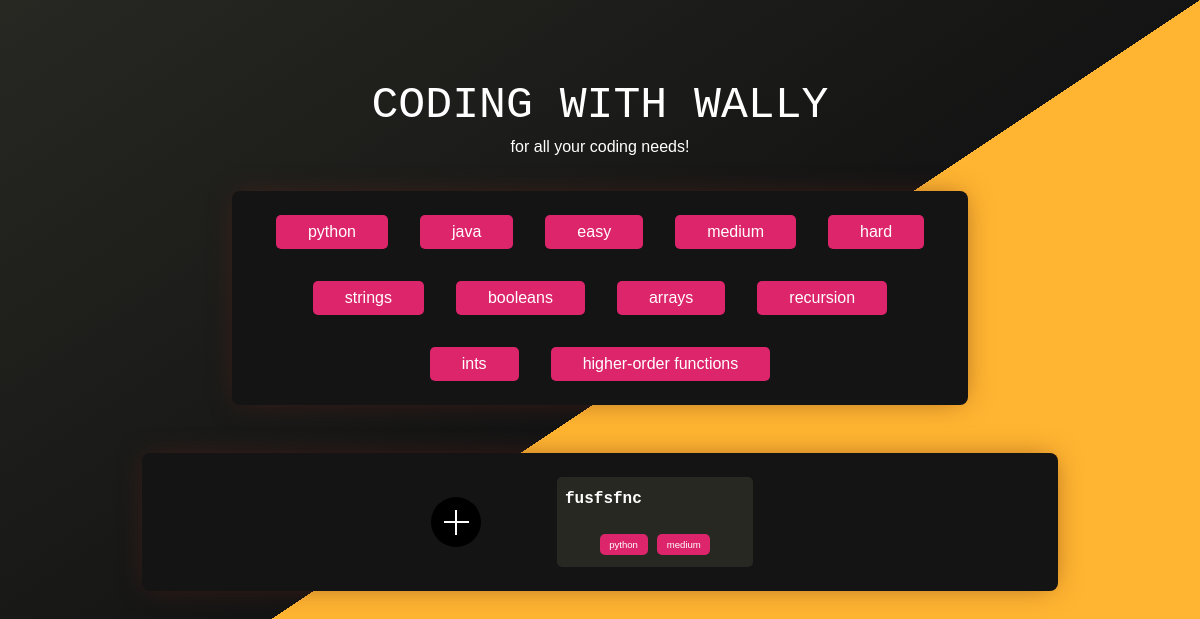
Before: / with the older database file.
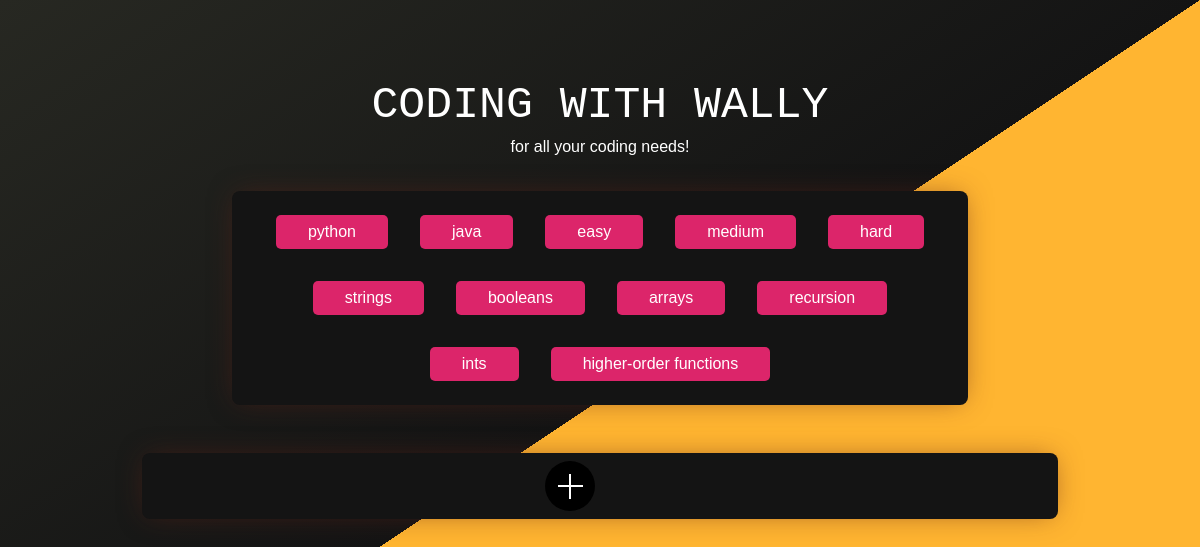
After: the same page with the newer database file.
### model.py (models this page shows, shortened)
class Problem(db.Model):
    __table_args__ = {'extend_existing': True}
    func_name = db.Column("func_name", db.String(50), primary_key = True)
    func_call = db.Column(db.String(70), nullable = False)
    author = db.Column(db.String(40), nullable = False)
    desc = db.Column(db.String, nullable = False)
    testInputs = db.Column(db.String, nullable = False)
    testInputAnswers = db.Column(db.String, nullable = False)
    tags = db.Column(db.String, nullable = False)
    function = db.Column(db.String, nullable = False)

### routes.py (the view)
@wally.route('/', methods=["POST", "GET"])
def index():
    global addProbInputs
    global addProbOutputs
    addProbInputs = []
    addProbOutputs = []
    global problem
    global contents
    global probDict
    initDict()
    problem = ""
    contents = ""
    return render_template('index.html', problems = probDict)

### routes.py (called while the page is built)
def initDict(): #adds all problems currently in database to the dictionary probDict
    global probDict
    probs = Problem.query.all()
    for prob in probs:
        if prob.func_name not in probDict:
            addToDict(prob)

### templates/index.html (shortened to what this page needs)
<!DOCTYPE html>
<html lang="en">
<head>
    <link rel="stylesheet" href="{{url_for('static', filename = 'css/index.css') }}">
    <link rel="stylesheet" href="{{url_for('static', filename = 'css/misc.css') }}">
</head>
<body class="noselect">
    <div class="triangle">
        <h1 class="animate fadeInDown one">CODING WITH WALLY</h1>
        <p class="animate fadeInDown one" style="width: 80%; margin: auto;">for all your coding needs!</p>
        <div id="tags" class="animate fadeInDown one">
            {% set htmltags = ['python', 'java', 'easy', 'medium', 'hard', 'strings', 'booleans', 'arrays', 'recursion', 'ints',
            'higher-order functions'] %}
            {% for tag in htmltags %}
            <div class="tag hvr-grow" style="background-color: rgb(220, 37, 106);">{{tag}}</div>
            {% endfor %}
        </div>
        <div id="flex" class="animate fadeInDown one">
            <div class="plus" id = "plus">
            </div>
            {% for key, value in problems.items() %}
            <a href="{{ url_for('wally.change_type', problem_pg = key)}}" class="flexchild">
                <h4>{{key}}</h4>
                <div id="tagsSmallFlex">
                    {% for tag in problems[key]['tags'] %}
                    <div data-value="{{tag}}" class="tagsSmall">{{tag}}</div>
                    {% endfor %}
                </div>
            </a>
            {% endfor %}
        </div>
    </div>
</body>
</html>

### static/css/index.css (style rules this page uses)
html, body { font-family: "Verdana", sans-serif; min-height: 100vh; min-width: 100vw; background-color: rgb(39, 40, 34); color: white; cursor: default; text-align: center; margin: 0; overflow-x: hidden; overflow-y: auto; }
h1 { margin-top: 10vh; margin-bottom: 1vh; font-family: 'Courier New', monospace; font-weight: normal; font-size: 2.8em; }
#tags { box-shadow: 0px 0px 28px -6px rgba(98, 34, 23, 0.61); display: flex; align-items: center; justify-content: center; flex-wrap: wrap; background-color: rgb(20, 20, 20); border-radius: 8px; width: 60%; margin: 2.2em auto; padding: 0.5em }
.tag { display: inline-block; background-color: rgb(220, 37, 106); margin: 1em; padding: 0.5em 2em; border-radius: 5px; }
#flex { align-items: center; justify-content: center; box-shadow: 0px 0px 28px -6px rgba(98, 34, 23, 0.61); border-radius: 8px; display: flex; flex-wrap: wrap; background-color: rgb(20, 20, 20); width: 75%; margin: 3em auto; padding: 0.5em }
.triangle { min-height: 100vh; width: 100vw; position: absolute; left: 0; top: 0; background: linear-gradient(to bottom right, rgb(39, 40, 34) 0%, rgb(20, 20, 20) 50%, rgb(255, 181, 49) 50%, rgb(255, 181, 49) 100%); }
.plus { display:inline-block; width:50px; height:50px; margin-right: 5vw; background: linear-gradient(#fff,#fff), linear-gradient(#fff,#fff), #000; background-position:center; background-size: 50% 2px,2px 50%; background-repeat:no-repeat; border-radius: 50%; }

### static/css/misc.css (style rules this page uses)
.noselect { -webkit-touch-callout: none; -webkit-user-select: none; -khtml-user-select: none; -moz-user-select: none; -ms-user-select: none; user-select: none; }
.hvr-grow { display: inline-block; vertical-align: middle; transform: translateZ(0); box-shadow: 0 0 1px rgba(0, 0, 0, 0); backface-visibility: hidden; -moz-osx-font-smoothing: grayscale; transition-duration: 0.3s; transition-property: transform; }
.animate { -webkit-animation-duration: 1s; animation-duration: 1s; -webkit-animation-fill-mode: both; animation-fill-mode: both; }
.one { -webkit-animation-delay: 0.1s; -moz-animation-delay: 0.1s; animation-delay: 0.1s; }
.fadeInDown { -webkit-animation-name: fadeInDown; animation-name: fadeInDown; }

Changed rows visible on the page:
removed Problem: func_name "fusfsfnc", tag "python" "medium"
